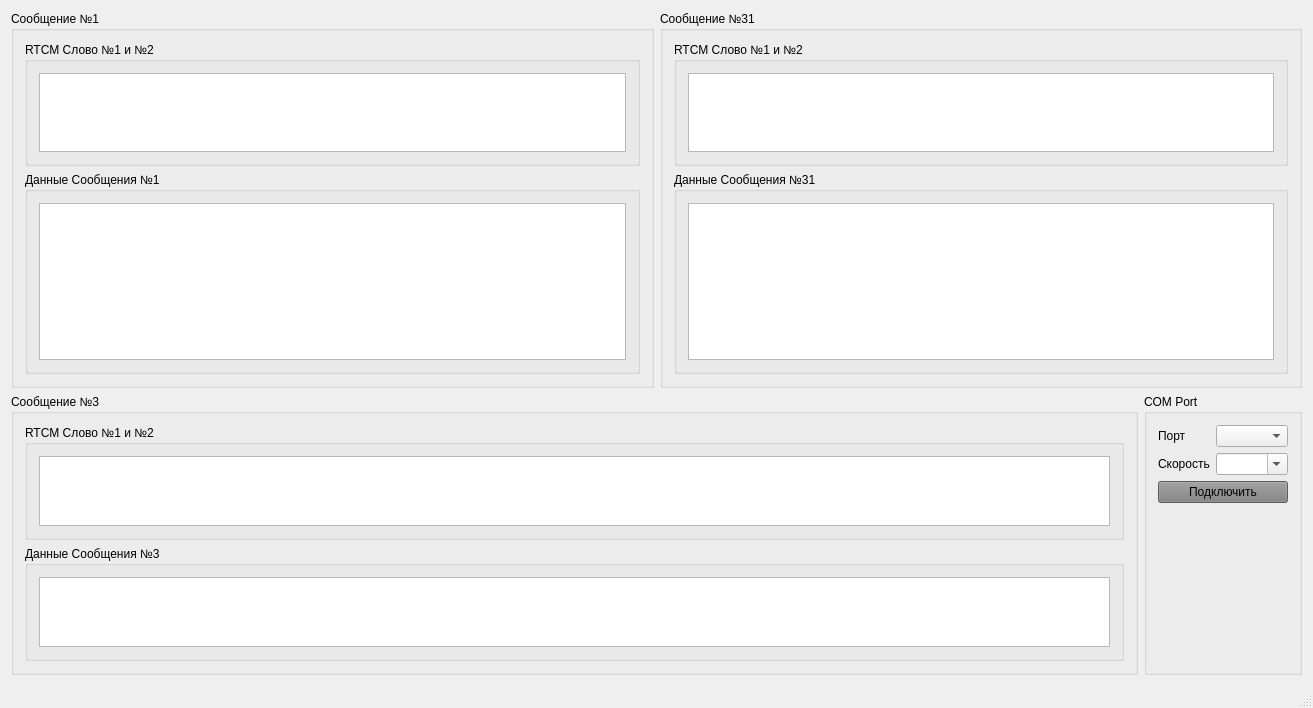
<?xml version="1.0" encoding="UTF-8"?>
<ui version="4.0">
 <class>MainWindow</class>
 <widget class="QMainWindow" name="MainWindow">
  <property name="geometry">
   <rect>
    <x>0</x>
    <y>0</y>
    <width>1313</width>
    <height>708</height>
   </rect>
  </property>
  <property name="windowTitle">
   <string>MainWindow</string>
  </property>
  <widget class="QWidget" name="centralWidget">
   <layout class="QVBoxLayout" name="verticalLayout_7">
    <item>
     <layout class="QHBoxLayout" name="horizontalLayout_2">
      <item>
       <widget class="QGroupBox" name="groupBox">
        <property name="title">
         <string>Сообщение №1 </string>
        </property>
        <layout class="QVBoxLayout" name="verticalLayout">
         <item>
          <widget class="QGroupBox" name="groupBox_2">
           <property name="maximumSize">
            <size>
             <width>16777215</width>
             <height>160</height>
            </size>
           </property>
           <property name="title">
            <string>RTCM Слово №1 и №2</string>
           </property>
           <layout class="QVBoxLayout" name="verticalLayout_2">
            <item>
             <widget class="QTableView" name="tableView_2"/>
            </item>
           </layout>
          </widget>
         </item>
         <item>
          <widget class="QGroupBox" name="groupBox_3">
           <property name="title">
            <string>Данные Сообщения №1</string>
           </property>
           <layout class="QVBoxLayout" name="verticalLayout_3">
            <item>
             <widget class="QTableView" name="tableView"/>
            </item>
           </layout>
          </widget>
         </item>
        </layout>
       </widget>
      </item>
      <item>
       <widget class="QGroupBox" name="groupBox_4">
        <property name="title">
         <string>Сообщение №31</string>
        </property>
        <layout class="QVBoxLayout" name="verticalLayout_6">
         <item>
          <widget class="QGroupBox" name="groupBox_5">
           <property name="maximumSize">
            <size>
             <width>16777215</width>
             <height>160</height>
            </size>
           </property>
           <property name="title">
            <string>RTCM Слово №1 и №2</string>
           </property>
           <layout class="QVBoxLayout" name="verticalLayout_4">
            <item>
             <widget class="QTableView" name="tableView_3"/>
            </item>
           </layout>
          </widget>
         </item>
         <item>
          <widget class="QGroupBox" name="groupBox_8">
           <property name="title">
            <string>Данные Сообщения №31</string>
           </property>
           <layout class="QVBoxLayout" name="verticalLayout_5">
            <item>
             <widget class="QTableView" name="tableView_4"/>
            </item>
           </layout>
          </widget>
         </item>
        </layout>
       </widget>
      </item>
     </layout>
    </item>
    <item>
     <layout class="QHBoxLayout" name="horizontalLayout">
      <item>
       <widget class="QGroupBox" name="groupBox_6">
        <property name="maximumSize">
         <size>
          <width>16777215</width>
          <height>300</height>
         </size>
        </property>
        <property name="title">
         <string>Сообщение №3</string>
        </property>
        <layout class="QVBoxLayout" name="verticalLayout_10">
         <item>
          <widget class="QGroupBox" name="groupBox_9">
           <property name="maximumSize">
            <size>
             <width>16777215</width>
             <height>300</height>
            </size>
           </property>
           <property name="title">
            <string>RTCM Слово №1 и №2</string>
           </property>
           <layout class="QVBoxLayout" name="verticalLayout_9">
            <item>
             <widget class="QTableView" name="tableView_5"/>
            </item>
           </layout>
          </widget>
         </item>
         <item>
          <widget class="QGroupBox" name="groupBox_10">
           <property name="maximumSize">
            <size>
             <width>16777215</width>
             <height>200</height>
            </size>
           </property>
           <property name="title">
            <string>Данные Сообщения №3</string>
           </property>
           <layout class="QVBoxLayout" name="verticalLayout_8">
            <item>
             <widget class="QTableView" name="tableView_6"/>
            </item>
           </layout>
          </widget>
         </item>
        </layout>
       </widget>
      </item>
      <item>
       <widget class="QGroupBox" name="groupBox_7">
        <property name="title">
         <string>COM Port</string>
        </property>
        <layout class="QFormLayout" name="formLayout">
         <item row="0" column="0">
          <widget class="QLabel" name="label_77">
           <property name="text">
            <string>Порт</string>
           </property>
          </widget>
         </item>
         <item row="0" column="1">
          <widget class="QComboBox" name="comboBox"/>
         </item>
         <item row="1" column="0">
          <widget class="QLabel" name="label_78">
           <property name="text">
            <string>Скорость</string>
           </property>
          </widget>
         </item>
         <item row="1" column="1">
          <widget class="QComboBox" name="comboBox_2">
           <property name="inputMethodHints">
            <set>Qt::ImhHiddenText</set>
           </property>
           <property name="editable">
            <bool>true</bool>
           </property>
          </widget>
         </item>
         <item row="2" column="0" colspan="2">
          <widget class="QPushButton" name="pushButton">
           <property name="styleSheet">
            <string notr="true">QPushButton{
background-color: grey
}</string>
           </property>
           <property name="text">
            <string>Подключить</string>
           </property>
          </widget>
         </item>
        </layout>
       </widget>
      </item>
     </layout>
    </item>
   </layout>
  </widget>
  <widget class="QMenuBar" name="menuBar">
   <property name="geometry">
    <rect>
     <x>0</x>
     <y>0</y>
     <width>1313</width>
     <height>20</height>
    </rect>
   </property>
  </widget>
  <widget class="QStatusBar" name="statusBar"/>
 </widget>
 <layoutdefault spacing="6" margin="11"/>
 <resources/>
 <connections/>
</ui>
